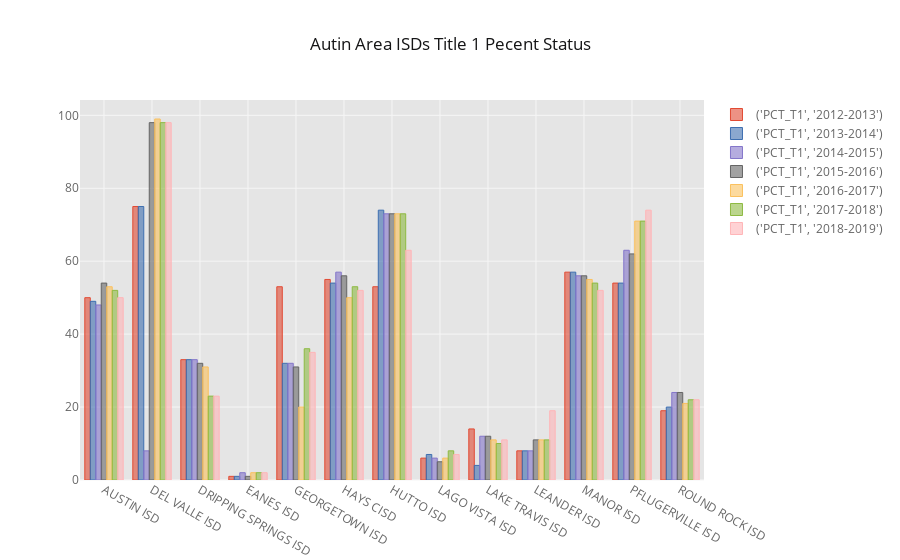

Source (notebook cell):
### Code cell
t1_pct_pivot = t1_pct_plot.pivot(index='DISTRICT NAME', columns='YEAR')
cf.set_config_file(offline=True, world_readable=False, theme='ggplot')
t1_pct_pivot.iplot(kind='bar',title='Autin Area ISDs Title 1 Pecent Status')

### Figure 1 — Plotly figure (JSON) as saved in the notebook; plotly's stock layout.template omitted (floating-point values rounded to 4 significant figures)
{"data": [{"marker": {"color": "rgba(226, 74, 51, 0.6)", "line": {"color": "rgba(226, 74, 51, 1.0)", "width": 1}}, "name": "('PCT_T1', '2012-2013')", "orientation": "v", "text": "", "type": "bar", "uid": "32e70d6d-baf7-47b0-828f-8c16a7c8020a", "x": ["AUSTIN ISD", "DEL VALLE ISD", "DRIPPING SPRINGS ISD", "EANES ISD", "GEORGETOWN ISD", "HAYS CISD", "HUTTO ISD", "LAGO VISTA ISD", "LAKE TRAVIS ISD", "LEANDER ISD", "MANOR ISD", "PFLUGERVILLE ISD", "ROUND ROCK ISD"], "y": [50, 75, 33, 1, 53, 55, 53, 6, 14, 8, 57, 54, 19]}, {"marker": {"color": "rgba(62, 111, 176, 0.6)", "line": {"color": "rgba(62, 111, 176, 1.0)", "width": 1}}, "name": "('PCT_T1', '2013-2014')", "orientation": "v", "text": "", "type": "bar", "uid": "db30a71d-18c6-446f-befb-9099810f7a7f", "x": ["AUSTIN ISD", "DEL VALLE ISD", "DRIPPING SPRINGS ISD", "EANES ISD", "GEORGETOWN ISD", "HAYS CISD", "HUTTO ISD", "LAGO VISTA ISD", "LAKE TRAVIS ISD", "LEANDER ISD", "MANOR ISD", "PFLUGERVILLE ISD", "ROUND ROCK ISD"], "y": [49, 75, 33, 1, 32, 54, 74, 7, 4, 8, 57, 54, 20]}, {"marker": {"color": "rgba(132, 118, 202, 0.6)", "line": {"color": "rgba(132, 118, 202, 1.0)", "width": 1}}, "name": "('PCT_T1', '2014-2015')", "orientation": "v", "text": "", "type": "bar", "uid": "f62c6a69-743c-4b3f-907d-552ebd4c44fc", "x": ["AUSTIN ISD", "DEL VALLE ISD", "DRIPPING SPRINGS ISD", "EANES ISD", "GEORGETOWN ISD", "HAYS CISD", "HUTTO ISD", "LAGO VISTA ISD", "LAKE TRAVIS ISD", "LEANDER ISD", "MANOR ISD", "PFLUGERVILLE ISD", "ROUND ROCK ISD"], "y": [48, 8, 33, 2, 32, 57, 73, 6, 12, 8, 56, 63, 24]}, {"marker": {"color": "rgba(101, 101, 101, 0.6)", "line": {"color": "rgba(101, 101, 101, 1.0)", "width": 1}}, "name": "('PCT_T1', '2015-2016')", "orientation": "v", "text": "", "type": "bar", "uid": "b368f751-3384-4d59-a051-f1d4273a0c18", "x": ["AUSTIN ISD", "DEL VALLE ISD", "DRIPPING SPRINGS ISD", "EANES ISD", "GEORGETOWN ISD", "HAYS CISD", "HUTTO ISD", "LAGO VISTA ISD", "LAKE TRAVIS ISD", "LEANDER ISD", "MANOR ISD", "PFLUGERVILLE ISD", "ROUND ROCK ISD"], "y": [54, 98, 32, 1, 31, 56, 73, 5, 12, 11, 56, 62, 24]}, {"marker": {"color": "rgba(251, 193, 94, 0.6)", "line": {"color": "rgba(251, 193, 94, 1.0)", "width": 1}}, "name": "('PCT_T1', '2016-2017')", "orientation": "v", "text": "", "type": "bar", "uid": "4c4b7171-8a07-45ba-b364-1933f78b52cd", "x": ["AUSTIN ISD", "DEL VALLE ISD", "DRIPPING SPRINGS ISD", "EANES ISD", "GEORGETOWN ISD", "HAYS CISD", "HUTTO ISD", "LAGO VISTA ISD", "LAKE TRAVIS ISD", "LEANDER ISD", "MANOR ISD", "PFLUGERVILLE ISD", "ROUND ROCK ISD"], "y": [53, 99, 31, 2, 20, 50, 73, 6, 11, 11, 55, 71, 21]}, {"marker": {"color": "rgba(142, 186, 66, 0.6)", "line": {"color": "rgba(142, 186, 66, 1.0)", "width": 1}}, "name": "('PCT_T1', '2017-2018')", "orientation": "v", "text": "", "type": "bar", "uid": "7b0a3384-2aa6-4dfc-9832-efcfe1dc46a9", "x": ["AUSTIN ISD", "DEL VALLE ISD", "DRIPPING SPRINGS ISD", "EANES ISD", "GEORGETOWN ISD", "HAYS CISD", "HUTTO ISD", "LAGO VISTA ISD", "LAKE TRAVIS ISD", "LEANDER ISD", "MANOR ISD", "PFLUGERVILLE ISD", "ROUND ROCK ISD"], "y": [52, 98, 23, 2, 36, 53, 73, 8, 10, 11, 54, 71, 22]}, {"marker": {"color": "rgba(255, 181, 184, 0.6)", "line": {"color": "rgba(255, 181, 184, 1.0)", "width": 1}}, "name": "('PCT_T1', '2018-2019')", "orientation": "v", "text": "", "type": "bar", "uid": "37edabf5-e856-454c-9008-67253c120dc5", "x": ["AUSTIN ISD", "DEL VALLE ISD", "DRIPPING SPRINGS ISD", "EANES ISD", "GEORGETOWN ISD", "HAYS CISD", "HUTTO ISD", "LAGO VISTA ISD", "LAKE TRAVIS ISD", "LEANDER ISD", "MANOR ISD", "PFLUGERVILLE ISD", "ROUND ROCK ISD"], "y": [50, 98, 23, 2, 35, 52, 63, 7, 11, 19, 52, 74, 22]}], "layout": {"legend": {"bgcolor": "#FFFFFF", "font": {"color": "#666666"}}, "paper_bgcolor": "#FFFFFF", "plot_bgcolor": "#E5E5E5", "title": {"font": {"color": "#151516"}, "text": "Autin Area ISDs Title 1 Pecent Status"}, "xaxis": {"gridcolor": "#F6F6F6", "showgrid": true, "tickfont": {"color": "#666666"}, "title": {"font": {"color": "#666666"}, "text": ""}, "zerolinecolor": "#F6F6F6"}, "yaxis": {"gridcolor": "#F6F6F6", "showgrid": true, "tickfont": {"color": "#666666"}, "title": {"font": {"color": "#666666"}, "text": ""}, "zerolinecolor": "#F6F6F6"}}}
